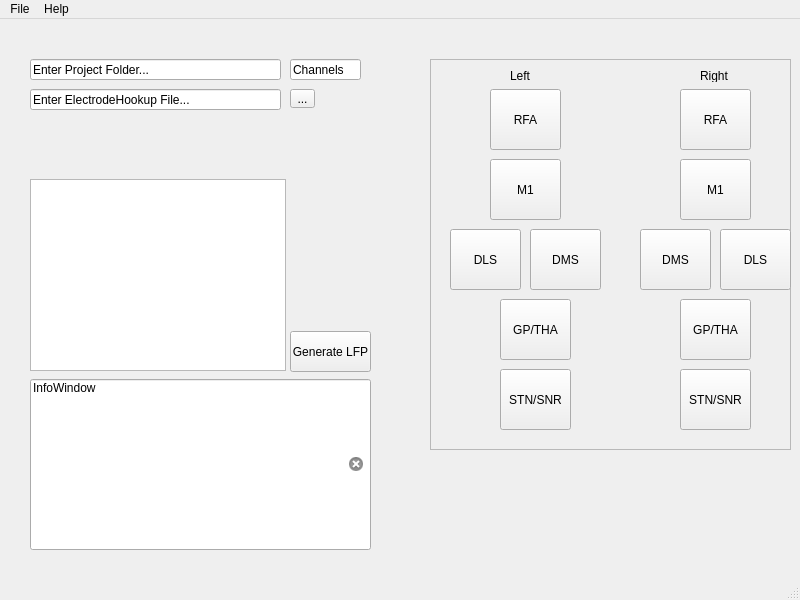
<?xml version="1.0" encoding="UTF-8"?>
<ui version="4.0">
 <class>MainStimulationWindow</class>
 <widget class="QMainWindow" name="MainStimulationWindow">
  <property name="geometry">
   <rect>
    <x>0</x>
    <y>0</y>
    <width>800</width>
    <height>600</height>
   </rect>
  </property>
  <property name="windowTitle">
   <string>Microstimulation v0.0</string>
  </property>
  <widget class="QWidget" name="centralwidget">
   <widget class="QLineEdit" name="projectEnter_le">
    <property name="geometry">
     <rect>
      <x>30</x>
      <y>40</y>
      <width>251</width>
      <height>21</height>
     </rect>
    </property>
    <property name="text">
     <string>Enter Project Folder...</string>
    </property>
   </widget>
   <widget class="QFrame" name="structure_frm">
    <property name="geometry">
     <rect>
      <x>430</x>
      <y>40</y>
      <width>361</width>
      <height>391</height>
     </rect>
    </property>
    <property name="frameShape">
     <enum>QFrame::StyledPanel</enum>
    </property>
    <property name="frameShadow">
     <enum>QFrame::Raised</enum>
    </property>
    <widget class="QPushButton" name="l_rfa_btn">
     <property name="geometry">
      <rect>
       <x>60</x>
       <y>30</y>
       <width>71</width>
       <height>61</height>
      </rect>
     </property>
     <property name="text">
      <string>RFA</string>
     </property>
    </widget>
    <widget class="QPushButton" name="r_rfa_btn">
     <property name="geometry">
      <rect>
       <x>250</x>
       <y>30</y>
       <width>71</width>
       <height>61</height>
      </rect>
     </property>
     <property name="text">
      <string>RFA</string>
     </property>
    </widget>
    <widget class="QPushButton" name="l_m1_btn">
     <property name="geometry">
      <rect>
       <x>60</x>
       <y>100</y>
       <width>71</width>
       <height>61</height>
      </rect>
     </property>
     <property name="text">
      <string>M1</string>
     </property>
    </widget>
    <widget class="QPushButton" name="l_dms_btn">
     <property name="geometry">
      <rect>
       <x>100</x>
       <y>170</y>
       <width>71</width>
       <height>61</height>
      </rect>
     </property>
     <property name="text">
      <string>DMS</string>
     </property>
    </widget>
    <widget class="QPushButton" name="l_dls_btn">
     <property name="geometry">
      <rect>
       <x>20</x>
       <y>170</y>
       <width>71</width>
       <height>61</height>
      </rect>
     </property>
     <property name="text">
      <string>DLS</string>
     </property>
    </widget>
    <widget class="QPushButton" name="l_gptha_btn">
     <property name="geometry">
      <rect>
       <x>70</x>
       <y>240</y>
       <width>71</width>
       <height>61</height>
      </rect>
     </property>
     <property name="text">
      <string>GP/THA</string>
     </property>
    </widget>
    <widget class="QPushButton" name="l_stnsnr_btn">
     <property name="geometry">
      <rect>
       <x>70</x>
       <y>310</y>
       <width>71</width>
       <height>61</height>
      </rect>
     </property>
     <property name="text">
      <string>STN/SNR</string>
     </property>
    </widget>
    <widget class="QPushButton" name="r_gptha_btn">
     <property name="geometry">
      <rect>
       <x>250</x>
       <y>240</y>
       <width>71</width>
       <height>61</height>
      </rect>
     </property>
     <property name="text">
      <string>GP/THA</string>
     </property>
    </widget>
    <widget class="QPushButton" name="r_stnsnr_btn">
     <property name="geometry">
      <rect>
       <x>250</x>
       <y>310</y>
       <width>71</width>
       <height>61</height>
      </rect>
     </property>
     <property name="text">
      <string>STN/SNR</string>
     </property>
    </widget>
    <widget class="QPushButton" name="r_dms_btn">
     <property name="geometry">
      <rect>
       <x>210</x>
       <y>170</y>
       <width>71</width>
       <height>61</height>
      </rect>
     </property>
     <property name="text">
      <string>DMS</string>
     </property>
    </widget>
    <widget class="QPushButton" name="r_dls_btn">
     <property name="geometry">
      <rect>
       <x>290</x>
       <y>170</y>
       <width>71</width>
       <height>61</height>
      </rect>
     </property>
     <property name="text">
      <string>DLS</string>
     </property>
    </widget>
    <widget class="QPushButton" name="r_m1_btn">
     <property name="geometry">
      <rect>
       <x>250</x>
       <y>100</y>
       <width>71</width>
       <height>61</height>
      </rect>
     </property>
     <property name="text">
      <string>M1</string>
     </property>
    </widget>
    <widget class="QLabel" name="left_lbl">
     <property name="geometry">
      <rect>
       <x>80</x>
       <y>10</y>
       <width>47</width>
       <height>13</height>
      </rect>
     </property>
     <property name="text">
      <string>Left</string>
     </property>
    </widget>
    <widget class="QLabel" name="right_lbl">
     <property name="geometry">
      <rect>
       <x>270</x>
       <y>10</y>
       <width>47</width>
       <height>13</height>
      </rect>
     </property>
     <property name="text">
      <string>Right</string>
     </property>
    </widget>
   </widget>
   <widget class="QLineEdit" name="channels_le">
    <property name="geometry">
     <rect>
      <x>290</x>
      <y>40</y>
      <width>71</width>
      <height>21</height>
     </rect>
    </property>
    <property name="text">
     <string>Channels</string>
    </property>
   </widget>
   <widget class="QLineEdit" name="errorbox_le">
    <property name="geometry">
     <rect>
      <x>30</x>
      <y>360</y>
      <width>341</width>
      <height>171</height>
     </rect>
    </property>
    <property name="cursor">
     <cursorShape>IBeamCursor</cursorShape>
    </property>
    <property name="text">
     <string>InfoWindow</string>
    </property>
    <property name="alignment">
     <set>Qt::AlignLeading|Qt::AlignLeft|Qt::AlignTop</set>
    </property>
    <property name="readOnly">
     <bool>true</bool>
    </property>
    <property name="clearButtonEnabled">
     <bool>true</bool>
    </property>
   </widget>
   <widget class="QLineEdit" name="elechookup_le">
    <property name="geometry">
     <rect>
      <x>30</x>
      <y>70</y>
      <width>251</width>
      <height>21</height>
     </rect>
    </property>
    <property name="text">
     <string>Enter ElectrodeHookup File...</string>
    </property>
   </widget>
   <widget class="QToolButton" name="toolButton">
    <property name="geometry">
     <rect>
      <x>290</x>
      <y>70</y>
      <width>25</width>
      <height>19</height>
     </rect>
    </property>
    <property name="text">
     <string>...</string>
    </property>
   </widget>
   <widget class="QListWidget" name="listWidget">
    <property name="geometry">
     <rect>
      <x>30</x>
      <y>160</y>
      <width>256</width>
      <height>192</height>
     </rect>
    </property>
   </widget>
   <widget class="QPushButton" name="genlfp_btn">
    <property name="geometry">
     <rect>
      <x>290</x>
      <y>312</y>
      <width>81</width>
      <height>41</height>
     </rect>
    </property>
    <property name="text">
     <string>Generate LFP</string>
    </property>
   </widget>
  </widget>
  <widget class="QMenuBar" name="menubar">
   <property name="geometry">
    <rect>
     <x>0</x>
     <y>0</y>
     <width>800</width>
     <height>21</height>
    </rect>
   </property>
   <widget class="QMenu" name="menuFile">
    <property name="title">
     <string>File</string>
    </property>
    <addaction name="actionNew"/>
    <addaction name="actionOpen"/>
    <addaction name="separator"/>
    <addaction name="actionQuit"/>
   </widget>
   <widget class="QMenu" name="menuHelp">
    <property name="title">
     <string>Help</string>
    </property>
    <addaction name="actionAbout"/>
    <addaction name="actionManual"/>
   </widget>
   <addaction name="menuFile"/>
   <addaction name="menuHelp"/>
  </widget>
  <widget class="QStatusBar" name="statusbar"/>
  <action name="actionNew">
   <property name="text">
    <string>New</string>
   </property>
  </action>
  <action name="actionOpen">
   <property name="text">
    <string>Open</string>
   </property>
  </action>
  <action name="actionQuit">
   <property name="text">
    <string>Quit</string>
   </property>
  </action>
  <action name="actionAbout">
   <property name="text">
    <string>About</string>
   </property>
  </action>
  <action name="actionManual">
   <property name="text">
    <string>Manual</string>
   </property>
  </action>
 </widget>
 <resources/>
 <connections/>
</ui>
